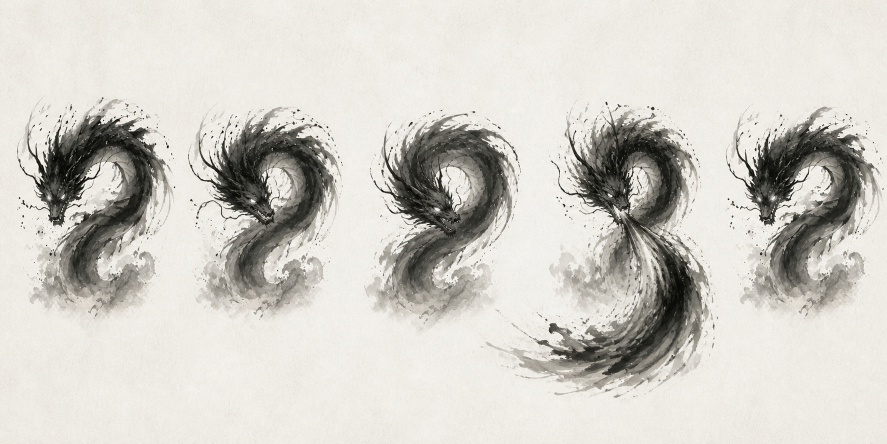
#> input picture assets/boss/xuanming-p1/new-master-review/rush-cast-five-beat-review-v1.png, 1774 x 887 px (shown at 1/2 size)
$ python build-p1-rush-sequence.py
#> lines starting #> are read from the running program, lines starting #| are printed output that depends on the picture
from pathlib import Path
from PIL import Image, ImageChops, ImageDraw, ImageFilter

ROOT = Path(__file__).resolve().parents[1]
SOURCE = ROOT / "assets/boss/xuanming-p1/new-master-review/rush-cast-five-beat-review-v1.png"
RELEASE = ROOT / "assets/boss/xuanming-p1/new-master-review/rush-release-separated-review-v2.png"
OUT = ROOT / "assets/boss/xuanming-p1/new-master/rush-cast"
CANVAS = 1536
TARGET_HEAD = (515, 500)


def paper_to_alpha(image):
    image = image.convert("RGB")
    gray = image.convert("L")
    alpha = gray.point(lambda value: 0 if value >= 238 else min(255, int((238 - value) * 3.7)))
    alpha = alpha.filter(ImageFilter.GaussianBlur(0.55))
    ink = Image.merge("RGB", (gray, gray, gray))
    ink.putalpha(alpha)
    return ink


def normalize(image, source_head, scale):
    image = image.convert("RGBA")
    image = image.resize((round(image.width * scale), round(image.height * scale)), Image.Resampling.LANCZOS)
    head = (source_head[0] * scale, source_head[1] * scale)
    offset = (round(TARGET_HEAD[0] - head[0]), round(TARGET_HEAD[1] - head[1]))
    canvas = Image.new("RGBA", (CANVAS, CANVAS), (0, 0, 0, 0))
    canvas.alpha_composite(image, offset)
    return canvas


def build_release():
    source = paper_to_alpha(Image.open(RELEASE))
    boss_layer = source.crop((0, 0, source.width, 760))
    boss = normalize(boss_layer, (535, 394), 1.36)

    projectile = source.crop((250, 700, 1050, source.height))
    bbox = projectile.getchannel("A").getbbox()
    projectile = projectile.crop(bbox)
    projectile.thumbnail((600, 360), Image.Resampling.LANCZOS)
    boss.alpha_composite(projectile, (TARGET_HEAD[0] - projectile.width // 2, 1040))
    return boss


def main():
    OUT.mkdir(parents=True, exist_ok=True)
    sheet = Image.open(SOURCE).convert("RGB")
#> sheet is the input picture: PIL image 1774x887 RGB; mean R, G, B 208.1, 205.3, 198.9
    cuts = [0, round(sheet.width / 5), round(sheet.width * 2 / 5), round(sheet.width * 3 / 5), round(sheet.width * 4 / 5), sheet.width]
#> cuts = [0, 355, 710, 1064, 1419, 1774]
    panel_specs = [
        (0, (174, 302)),
        (1, (173, 304)),
        (2, (176, 310)),
        (4, (174, 304)),
    ]
    panels = []
    for panel_index, head in panel_specs:
        panel = sheet.crop((cuts[panel_index], 0, cuts[panel_index + 1], sheet.height))
        panels.append(normalize(paper_to_alpha(panel), head, 3.05))
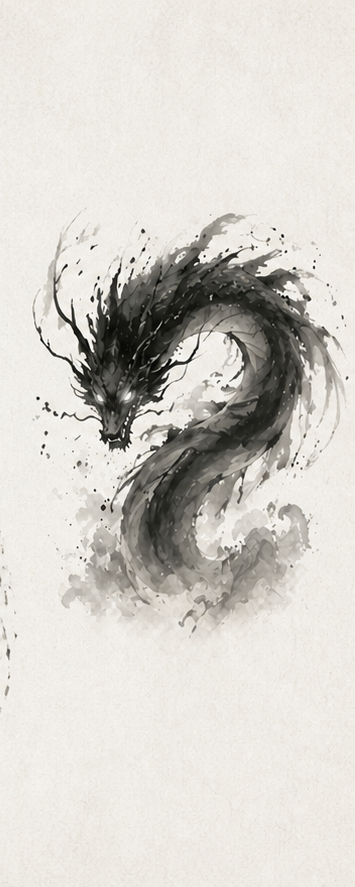
#> panel: PIL image 355x887 RGB; mean R, G, B 212.5, 209.6, 203.2
#> after the loop, panels = 4 items

    release = build_release()
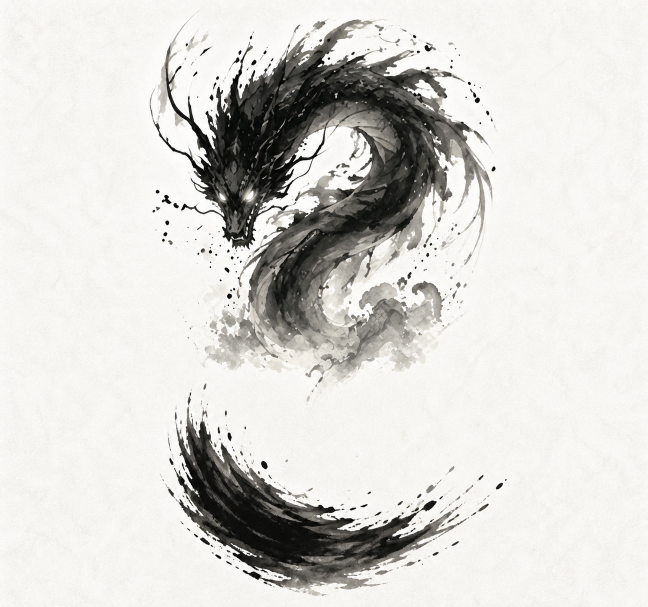
#> input picture assets/boss/xuanming-p1/new-master-review/rush-release-separated-review-v2.png, 1295 x 1214 px (shown at 1/2 size)
#> in paper_to_alpha, image is the input picture: PIL image 1295x1214 RGB; mean R, G, B 215.7, 214.4, 210.8
#> in paper_to_alpha (call 5), `alpha = gray.point(lambda value: 0 if value >= 238 else min(255, int((..`:
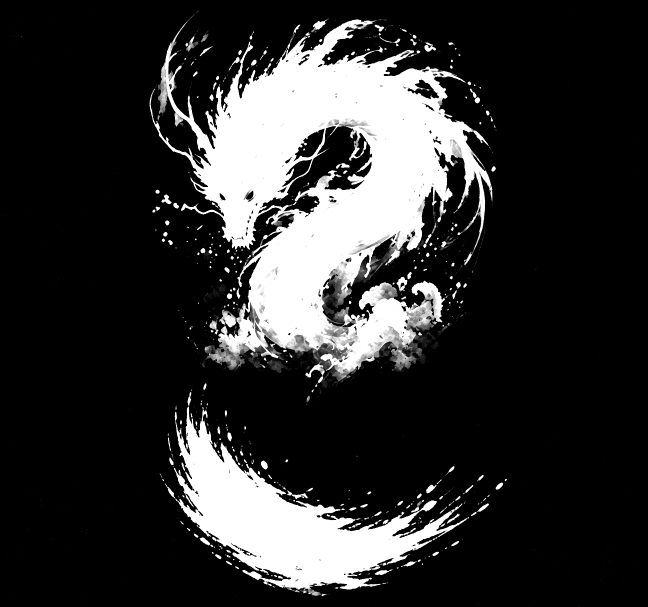
#> alpha: PIL image 1295x1214 L (shown at 1/2 size); min 0, max 255, mean 48.5
#> in build_release, `boss_layer = source.crop((0, 0, source.width, 760))`:
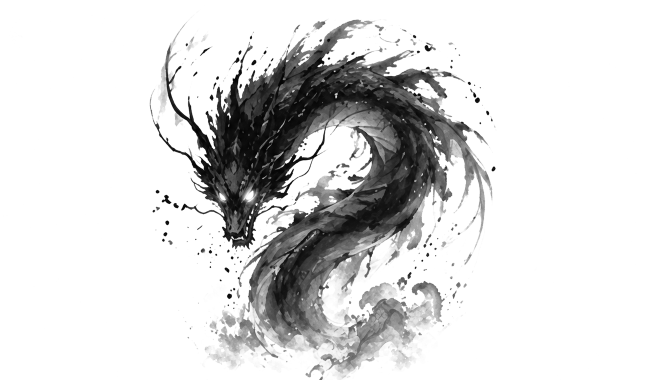
#> boss_layer: PIL image 1295x760 RGBA (shown at 1/2 size); mean R, G, B, A 210.2, 210.2, 210.2, 57.8; transparent parts drawn white
#> in normalize (call 5), `canvas = Image.new("RGBA", (CANVAS, CANVAS), (0, 0, 0, 0))`: canvas: PIL image 1536x1536 RGBA; every value is 0
#> in build_release, `projectile = source.crop((250, 700, 1050, source.height))`:
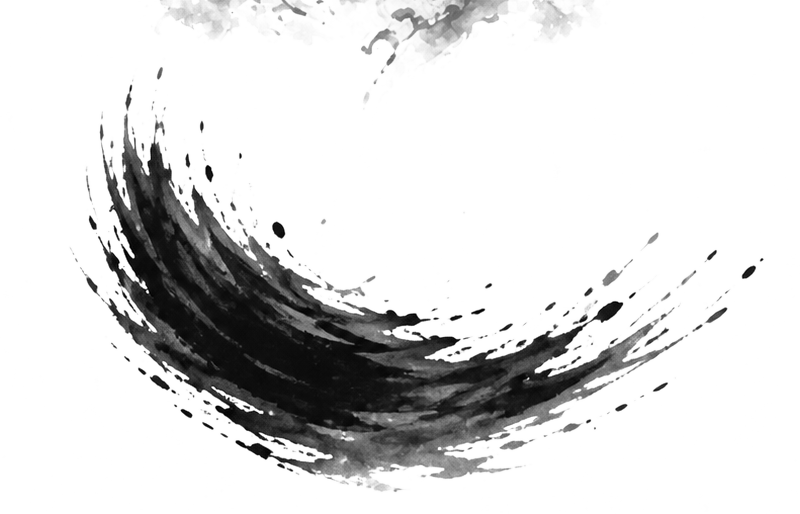
#> projectile: PIL image 800x514 RGBA; mean R, G, B, A 210.1, 210.1, 210.1, 50.9; transparent parts drawn white
#> in build_release, `bbox = projectile.getchannel("A").getbbox()`: bbox = (0, 0, 800, 514)
    frames = [panels[0], panels[1], panels[2], release, panels[3]]
    for index, frame in enumerate(frames, 1):
        frame.save(OUT / f"BOSS_XUANMING_P1_RUSH_CAST_{index:02d}.png")
#> this loop made 5 passes
#> pass 1, in main, `frame.save(OUT / f"BOSS_XUANMING_P1_RUSH_CAST_{index:02d}.png")`:
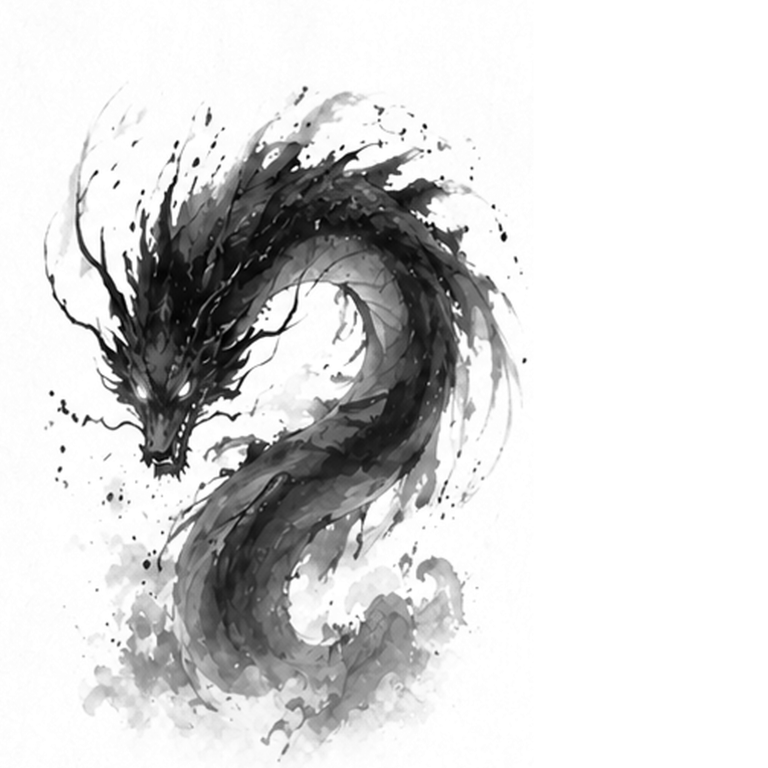
#> saved as BOSS_XUANMING_P1_RUSH_CAST_01.png: PIL image 1536x1536 RGBA (shown at 1/2 size); mean R, G, B, A 121.6, 121.6, 121.6, 72.8; transparent parts drawn white

    paper = (239, 232, 216, 255)
    cell = 640
    contact = Image.new("RGBA", (cell * 5, cell), paper)
    for index, frame in enumerate(frames):
        contact.alpha_composite(frame.resize((cell, cell), Image.Resampling.LANCZOS), (cell * index, 0))
        ImageDraw.Draw(contact).text((cell * index + 18, 18), str(index + 1), fill=(55, 48, 42, 220))
    contact.resize((1600, 320), Image.Resampling.LANCZOS).convert("RGB").save(
        OUT / "BOSS_XUANMING_P1_RUSH_CAST_CONTACT_SHEET.jpg", quality=92
    )
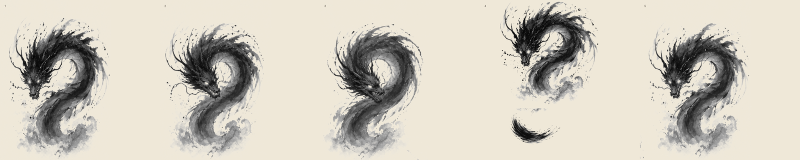
#> saved as BOSS_XUANMING_P1_RUSH_CAST_CONTACT_SHEET.jpg: PIL image 1600x320 RGB (shown at 1/2 size); mean R, G, B 206.2, 201.1, 189.2


if __name__ == "__main__":
    main()
